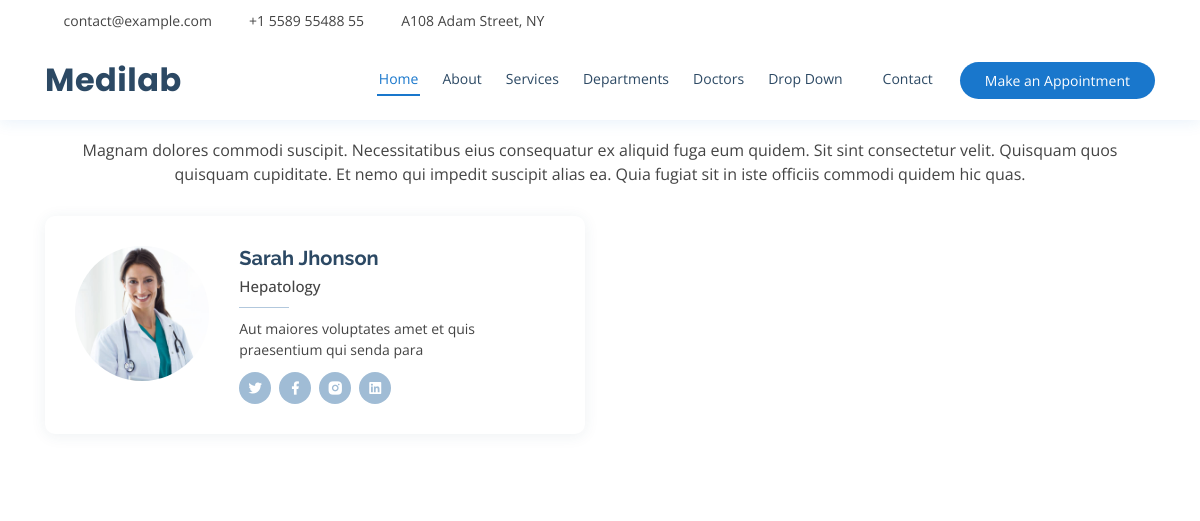
The app's page /Hepatology/Sarah-Jhonson/ with its own data.
### dapp/models.py (models this page shows, shortened)
class docters(models.Model):
    name = models.CharField(max_length=250, unique=True)
    slug = models.SlugField(max_length=250, unique=True)
    desc = models.TextField(blank=True)
    image = models.ImageField(upload_to='category', blank=True)
    category=models.ForeignKey(department,on_delete=models.CASCADE)

class department(models.Model):
    dep_name=models.CharField(max_length=250,unique=True)
    slug=models.SlugField(max_length=250,unique=True)
    desc=models.TextField(blank=True)
    class Meta:
        ordering=('dep_name',)
        verbose_name='department'
        verbose_name_plural='department'
    def __str__(self):
        return '{}'.format(self.dep_name)

### dapp/views.py (the view)
# urls.py: path('<slug:c_slug>/<slug:product_slug>/', views.ProCatDetail, name='ProCatDetail'),
def ProCatDetail(request,c_slug,product_slug):
    try:
        product = docters.objects.get(category__slug=c_slug,slug=product_slug)
    except Exception as e:
            raise e
    return render(request,'product.html',{'product':product})

### templates/product.html (shortened to what this page needs)
{% load static %}
<!DOCTYPE html>
<html lang="en">
<head>
  <link href="{% static 'vendor/bootstrap/css/bootstrap.min.css' %}" rel="stylesheet">
  <link href="{% static 'vendor/icofont/icofont.min.css' %}" rel="stylesheet">
  <link href="{% static 'vendor/boxicons/css/boxicons.min.css' %}" rel="stylesheet">
  <link href="{% static 'vendor/venobox/venobox.css' %}" rel="stylesheet">
  <link href="{% static 'vendor/animate.css/animate.min.css' %}" rel="stylesheet">
  <link href="{% static 'vendor/remixicon/remixicon.css' %}" rel="stylesheet">
  <link href="{% static 'vendor/owl.carousel/assets/owl.carousel.min.css' %}" rel="stylesheet">
  <link href="{% static 'vendor/bootstrap-datepicker/css/bootstrap-datepicker.min.css' %}" rel="stylesheet">
  <link href="{% static 'css/style.css' %}" rel="stylesheet">
</head>
<body>
  <div id="topbar" class="d-none d-lg-flex align-items-center fixed-top">
    <div class="container d-flex">
      <div class="contact-info mr-auto">
        <i class="icofont-envelope"></i> <a href="mailto:contact@example.com">contact@example.com</a>
        <i class="icofont-phone"></i> +1 5589 55488 55
        <i class="icofont-google-map"></i> A108 Adam Street, NY
      </div>
      <div class="social-links">
        <a href="#" class="twitter"><i class="icofont-twitter"></i></a>
        <a href="#" class="facebook"><i class="icofont-facebook"></i></a>
        <a href="#" class="instagram"><i class="icofont-instagram"></i></a>
        <a href="#" class="skype"><i class="icofont-skype"></i></a>
        <a href="#" class="linkedin"><i class="icofont-linkedin"></i></i></a>
      </div>
    </div>
  </div>
  <header id="header" class="fixed-top">
    <div class="container d-flex align-items-center">
      <h1 class="logo mr-auto"><a href="index.html">Medilab</a></h1>
      <nav class="nav-menu d-none d-lg-block">
        <ul>
          <li class="active"><a href="index.html">Home</a></li>
          <li><a href="#about">About</a></li>
          <li><a href="#services">Services</a></li>
          <li><a href="#departments">Departments</a></li>
          <li><a href="#doctors">Doctors</a></li>
          <li class="drop-down"><a href="">Drop Down</a>
          </li>
          <li><a href="#contact">Contact</a></li>
        </ul>
      </nav>
      <a href="#appointment" class="appointment-btn scrollto">Make an Appointment</a>
    </div>
  </header>
<section id="doctors" class="doctors">
      <div class="container">
        <div class="section-title">
          <h2>Doctors</h2>
          <p>Magnam dolores commodi suscipit. Necessitatibus eius consequatur ex aliquid fuga eum quidem. Sit sint consectetur velit. Quisquam quos quisquam cupiditate. Et nemo qui impedit suscipit alias ea. Quia fugiat sit in iste officiis commodi quidem hic quas.</p>
        </div>
        <div class="row">
          <div class="col-lg-6">
            <div class="member d-flex align-items-start">
              <div class="pic"><img src="{{product.image.url}}" class="img-fluid" alt=""></div>
              <div class="member-info">
                <h4>{{product.name}}</h4>
                <span>{{product.category}}</span>
                <p>{{product.desc}}</p>
                <div class="social">
                  <a href=""><i class="ri-twitter-fill"></i></a>
                  <a href=""><i class="ri-facebook-fill"></i></a>
                  <a href=""><i class="ri-instagram-fill"></i></a>
                  <a href=""> <i class="ri-linkedin-box-fill"></i> </a>
                </div>
              </div>
            </div>
          </div>
        </div>
      </div>
    </section>

### static/css/style.css (style rules this page uses)
body { font-family: "Open Sans", sans-serif; color: #444444; }
a { color: #1977cc; }
h1, h2, h3, h4, h5, h6 { font-family: "Raleway", sans-serif; }
#topbar { background: #fff; height: 40px; font-size: 14px; transition: all 0.5s; }
#topbar .contact-info a { line-height: 1; color: #444444; transition: 0.3s; }
#topbar .contact-info i { color: #1977cc; padding-right: 4px; margin-left: 15px; }
#topbar .contact-info i:first-child { margin-left: 0; }
#topbar .social-links a { color: #437099; padding-left: 15px; display: inline-block; line-height: 1px; transition: 0.3s; }
#topbar .social-links a:first-child { border-left: 0; }
#header { background: #fff; transition: all 0.5s; z-index: 997; padding: 15px 0; top: 40px; box-shadow: 0px 2px 15px rgba(25, 119, 204, 0.1); }
#header .logo { font-size: 32px; margin: 0; padding: 0; line-height: 1; font-weight: 700; letter-spacing: 0.5px; font-family: "Poppins", sans-serif; }
#header .logo a { color: #2c4964; }
.nav-menu ul { margin: 0; padding: 0; list-style: none; }
.nav-menu > ul { display: flex; }
.nav-menu > ul > li { position: relative; white-space: nowrap; padding: 8px 0 8px 20px; }
.nav-menu a { display: block; position: relative; color: #2c4964; transition: 0.3s; font-size: 14px; font-family: "Open Sans", sans-serif; padding: 5px 2px; border-bottom: 2px solid #fff; }
.nav-menu a:hover, .nav-menu .active > a, .nav-menu li:hover > a { color: #1977cc; border-color: #1977cc; }
.nav-menu .drop-down > a:after { content: "\ea99"; font-family: IcoFont; padding-left: 5px; }
.appointment-btn { margin-left: 25px; background: #1977cc; color: #fff; border-radius: 50px; padding: 8px 25px; white-space: nowrap; transition: 0.3s; font-size: 14px; display: inline-block; }
section { padding: 60px 0; overflow: hidden; }
.section-title { text-align: center; padding-bottom: 30px; }
.section-title h2 { font-size: 32px; font-weight: bold; margin-bottom: 20px; padding-bottom: 20px; position: relative; color: #2c4964; }
.section-title h2::before { content: ''; position: absolute; display: block; width: 120px; height: 1px; background: #ddd; bottom: 1px; left: calc(50% - 60px); }
.section-title h2::after { content: ''; position: absolute; display: block; width: 40px; height: 3px; background: #1977cc; bottom: 0; left: calc(50% - 20px); }
.section-title p { margin-bottom: 0; }
.doctors { background: #fff; }
.doctors .member { position: relative; box-shadow: 0px 2px 15px rgba(44, 73, 100, 0.08); padding: 30px; border-radius: 10px; }
.doctors .member .pic { overflow: hidden; width: 180px; border-radius: 50%; }
.doctors .member .pic img { transition: ease-in-out 0.3s; }
.doctors .member .member-info { padding-left: 30px; }
.doctors .member h4 { font-weight: 700; margin-bottom: 5px; font-size: 20px; color: #2c4964; }
.doctors .member span { display: block; font-size: 15px; padding-bottom: 10px; position: relative; font-weight: 500; }
.doctors .member span::after { content: ''; position: absolute; display: block; width: 50px; height: 1px; background: #b2c8dd; bottom: 0; left: 0; }
.doctors .member p { margin: 10px 0 0 0; font-size: 14px; }
.doctors .member .social { margin-top: 12px; display: flex; align-items: center; justify-content: flex-start; }
.doctors .member .social a { transition: ease-in-out 0.3s; display: flex; align-items: center; justify-content: center; border-radius: 50px; width: 32px; height: 32px; background: #a0bcd5; }
.doctors .member .social a i { color: #fff; font-size: 16px; margin: 0 2px; }
.doctors .member .social a + a { margin-left: 8px; }

### records on screen
docters: image (picture), name "Sarah Jhonson", category "Hepatology", desc "Aut maiores voluptates amet et quis praesentium qui senda para"
